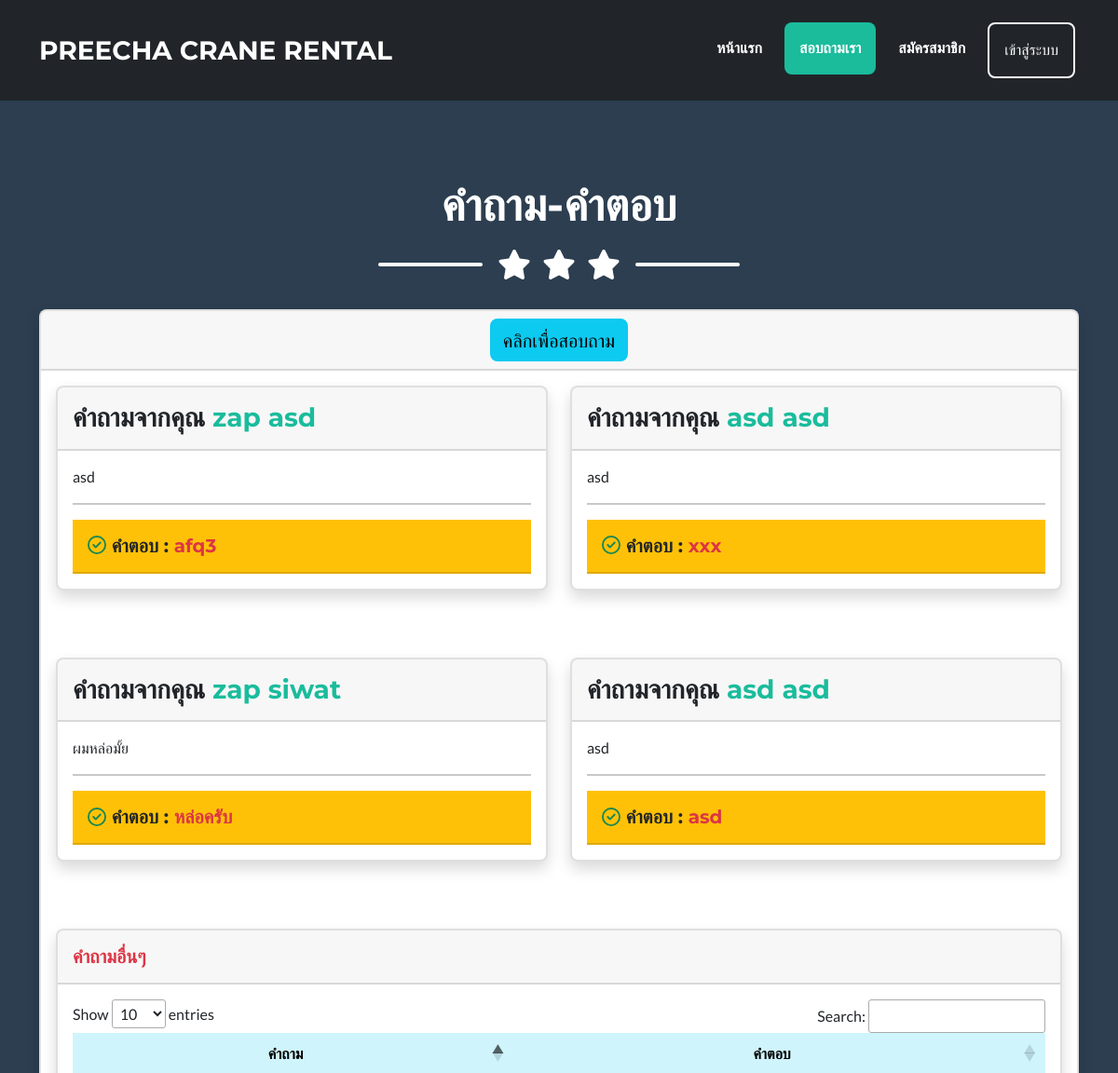
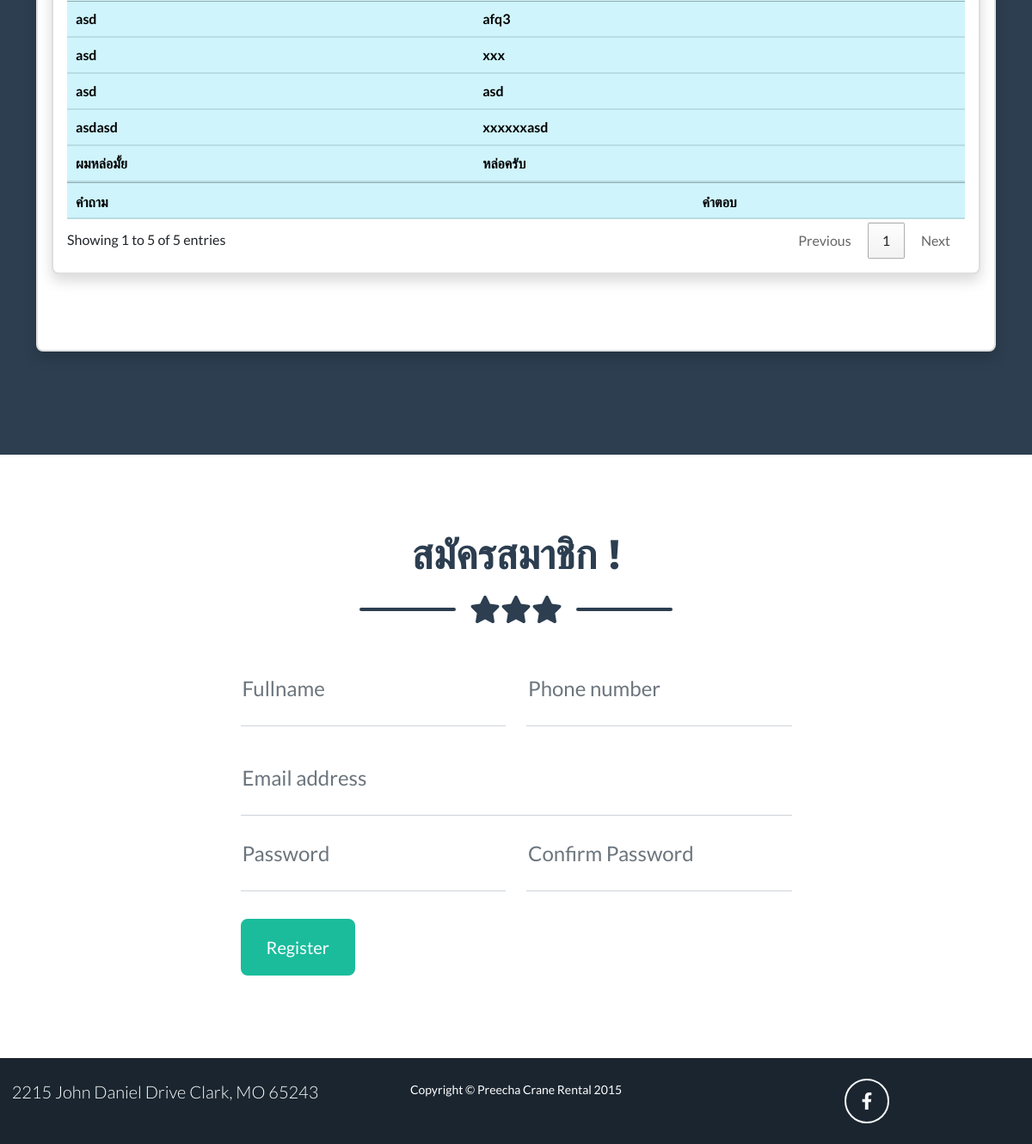
/questional.php, run on the app's committed database (2 pictures, top to bottom).
### tables this page shows
CREATE TABLE `users_question` (
  `uqt_id` int(11) NOT NULL,
  `uqt_firstname` varchar(50) NOT NULL,
  `uqt_lastname` varchar(50) NOT NULL,
  `uqt_phone` varchar(50) NOT NULL,
  `uqt_details` varchar(500) NOT NULL,
  `uqt_answer` varchar(500) NOT NULL
);

### questional.php (the view, shortened to what this page needs)
<?php
require_once 'config/connectdb.php';
?>
<!DOCTYPE html>
<html lang="en">
<head>
    <link href="css/styles.css" rel="stylesheet" />
    <link rel="stylesheet" type="text/css" href="https://cdn.datatables.net/1.10.22/css/jquery.dataTables.css">
</head>
<body id="page-top">
    <nav class="navbar navbar-expand-lg bg-dark text-uppercase fixed-top" id="mainNav">
        <div class="container">
            <a class="navbar-brand" href="index.php">Preecha Crane Rental</a>
            <div class="collapse navbar-collapse" id="navbarResponsive">
                <ul class="navbar-nav ms-auto">
                    <li class="nav-item mx-0 mx-lg-1"><a class="nav-link py-3 px-0 px-lg-3 rounded" href="index.php">หน้าแรก</a></li>
                    <li class="nav-item mx-0 mx-lg-1"><a class="nav-link py-3 px-0 px-lg-3 rounded" href="#portfolio">สอบถามเรา</a></li>
                    <li class="nav-item mx-0 mx-lg-1"><a class="nav-link py-3 px-0 px-lg-3 rounded" href="#registers">สมัครสมาชิก</a></li>
                    <li class="nav-item mx-0 mx-lg-1"><a class="btn py-3 px-0 px-lg-3 rounded btn-outline-light" data-bs-toggle="modal" data-bs-target="#loginModal">เข้าสู่ระบบ</a></li>
                </ul>
            </div>
        </div>
    </nav>
    <section class="masthead page-section bg-secondary portfolio" id="portfolio">
        <div class="container">
            <h2 class="page-section-heading text-center text-uppercase text-white mb-0">คำถาม-คำตอบ</h2>
            <div class="divider-custom divider-light">
                <div class="divider-custom-line"></div>
                <div class="divider-custom-icon"><i class="fas fa-star"></i>&nbsp; <i class="fas fa-star"></i> &nbsp;<i class="fas fa-star"></i></div>
                <div class="divider-custom-line"></div>
            </div>
            <div class="justify-content-center">
                <div class="card shadow mb-4">
                    <div class="card-header text-center">
                       <button style="font-size:20px" class='btn btn btn-info' name='qtb'>คลิกเพื่อสอบถาม</button>
                    </div>
                    <div class="card-body">
                        <?php
                        $sql = "SELECT * FROM users_question ORDER BY users_question.uqt_id  DESC ";
                        $result = mysqli_query($conn, $sql) or die('sql ผิด'); ?>
                        <div class="row">
                            <?php
                            while ($row = mysqli_fetch_assoc($result)) {
                                $qt = $row["uqt_id"];
                                $x[] = $qt;
                                $c = count($x);
                                if ($c == 5) {
                                    break;
                                };
                            ?>
                                <div class="col-md-6 col-lg-6 mb-5">
                                    <div class="card shadow mb-4">
                                        <div class="card-header py-3">
                                            <h3 class="m-0 font-weight-bold text-dark">คำถามจากคุณ <span class="text-primary"><?php echo $row["uqt_firstname"] . "&nbsp;" . $row["uqt_lastname"]  ?> </span></h3>
                                        </div>
                                        <div class="card-body">
                                            <?php echo $row["uqt_details"];
                                            ?>
                                            <hr>
                                            <?php if ($row["uqt_answer"] != '') { ?>
                                                    <div class="card-header bg-warning py-3">
                                                        <h5 class="m-0 font-weight-bold text-danger"><span class="text-dark">
                                                                <i class="far fa-check-circle text-success"></i>&nbsp;คำตอบ :</span>
                                                            <?php echo $row["uqt_answer"];
                                                            ?>
                                                        </h5>
                                                    </div>
                                            <?php } else {
                                            } ?>
                                        </div>
                                    </div>
                                </div>
                            <?php  }  ?>
                            <div class="col-md-6 col-lg-12 mb-5">
                                <div class="card shadow mb-4">
                                    <div class="card-header py-3">
                                        <h5 class="m-0 font-weight-bold text-danger">คำถามอื่นๆ
                                        </h5>
                                    </div>
                                    <div class="card-body">
                                        <?php
                                        $sqlx = "SELECT * FROM users_question ORDER BY users_question.uqt_id  DESC ";
                                        $resultx = mysqli_query($conn, $sqlx) or die('sql ผิด');
                                        echo "<table class='table table-info table-hover' id='table_id'>";
                                        echo "<thead >";
                                        echo "<tr >";
                                        echo "<th class='text-center'>คำถาม</th>";
                                        echo "<th class='text-center'>คำตอบ</th>";
                                        echo "</tr>";
                                        echo "</thead>";
                                        echo "<tfoot>";
                                        echo "<tr class='align-text-center'>";
                                        echo "<th>คำถาม</th>";
                                        echo "<th class='text-center'>คำตอบ</th>";
                                        echo "</tr>";
                                        echo "</tfoot>";
                                        echo "<tbody>";
                                        while ($rowx = mysqli_fetch_assoc($resultx)) {
                                            echo "<tr>";
                                            echo "<th >" . $rowx["uqt_details"] . "</th>";
                                            echo "<th >" . $rowx["uqt_answer"] . "</th>";
                                            echo "</tr>";
                                        }
                                        echo "</tbody>";
                                        echo "</table>";
                                        ?>
                                    </div>
                                </div>
                            </div>
                        </div>
                    </div>
                </div>
            </div>
        </div>
    </section>
    <section class="page-section" id="registers">
        <div class="container">
            <h2 class="page-section-heading text-center text-uppercase text-secondary mb-0">สมัครสมาชิก !</h2>
            <div class="divider-custom">
                <div class="divider-custom-line"></div>
                <div class="divider-custom-icon"><i class="fas fa-star"></i><i class="fas fa-star"></i><i class="fas fa-star"></i></div>
                <div class="divider-custom-line"></div>
            </div>
            <div class="row justify-content-center">
                <div class="col-lg-8 col-xl-7">
                    <form action="register_db.php" method="post">
                        <div class="form-group row">
                            <div class="col-sm-6">
                                <div class="form-floating mb-3">
                                    <input class="form-control" id="name" name="fullname" type="text" placeholder="Enter your fullname..." data-sb-validations="required" />
                                    <label for="name">Fullname</label>
                                </div>
                            </div>
                            <div class="col-sm-6">
                                <div class="form-floating mb-3">
                                    <input class="form-control" id="phone" name="phonenumber" type="tel" placeholder="(123) 456-7890" data-sb-validations="required" />
                                    <label for="phone">Phone number</label>
                                </div>
                            </div>
                        </div>
                        <div class="form-floating mb-3">
                            <input class="form-control" id="email" type="email" name="email" placeholder="name@example.com" data-sb-validations="required,email" />
                            <label for="email">Email address</label>
                            <div class="form-group row">
                                <div class="col-sm-6">
                                    <div class="form-floating mb-3">
                                        <input class="form-control" id="name" name="password" type="password" placeholder="Enter your password..." data-sb-validations="required" />
                                        <label for="name">Password</label>
                                    </div>
                                </div>
                                <div class="col-sm-6">
                                    <div class="form-floating mb-3">
                                        <input class="form-control" id="name" name="confirmpassword" type="password" placeholder="Enter your password..." data-sb-validations="required" />
                                        <label for="name">Confirm Password</label>
                                    </div>
                                </div>
                            </div>
                        </div>
                        <button class="btn btn-primary btn-xl btn-block" name="registers" type="submit">Register</button>
                    </form>
                </div>
            </div>
        </div>
    </section>
    <div class="copyright py-4 text-center text-white">
        <div class="row">
            <div class="col-lg-4 mb-5 mb-lg-0">
                <p class="lead mb-0">
                    2215 John Daniel Drive
                    Clark, MO 65243
                </p>
            </div>
            <div class="col-lg-4 mb-5 mb-lg-4"><small>Copyright &copy; Preecha Crane Rental 2015</small></div>
            <div class="col-lg-4 mb-5 mb-lg-0">
                <a class="btn btn-outline-light btn-social " href="https://www.facebook.com/Preechacranekorat2"><i class="fab fa-fw fa-facebook-f"></i></a>
            </div>
        </div>
    </div>
</body>
</html>

### data on the page
users_question: uqt_firstname "zap", uqt_lastname "asd", uqt_details "asd", uqt_answer "afq3"
users_question: uqt_firstname "asd", uqt_lastname "asd", uqt_details "asd", uqt_answer "xxx"
users_question: uqt_firstname "zap", uqt_lastname "siwat", uqt_details "ผมหล่อมั้ย", uqt_answer "หล่อครับ"
users_question: uqt_firstname "asd", uqt_lastname "asd", uqt_details "asd", uqt_answer "asd"
users_question: uqt_details "asdasd", uqt_answer "xxxxxxasd"
